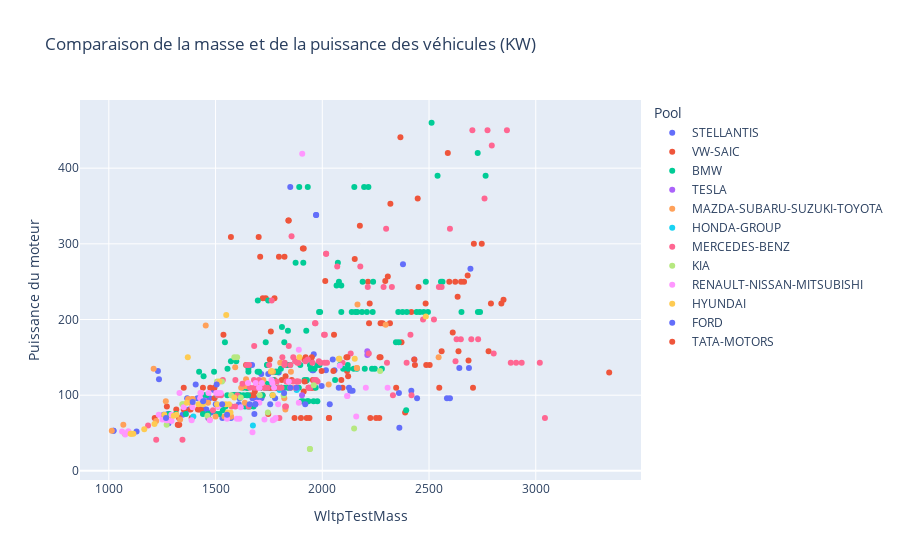

The notebook cell saved with this chart:
### Code cell
import plotly.express as px

# Get unique values
unique_df = df.drop_duplicates(subset=['CommercialName'])

# Create a scatter plot
fig = px.scatter(
    unique_df,
    x="WltpTestMass",
    y="EnginePower",
    color="Pool",
    hover_name="CommercialName", 
    labels={
        "MassRunningOrder": "Masse du véhicule",
        "EnginePower": "Puissance du moteur",
    },
    title="Comparaison de la masse et de la puissance des véhicules (KW)",
)
fig.show()

### Figure 1 — Plotly figure (JSON) as saved in the notebook; plotly's stock layout.template omitted (floating-point values rounded to 4 significant figures; data arrays with more than 128 entries replaced by an {"elided": "..."} marker saying what was removed)
{"data": [{"hovertemplate": "<b>%{hovertext}</b><br><br>Pool=STELLANTIS<br>WltpTestMass=%{x}<br>Puissance du moteur=%{y}<extra></extra>", "hovertext": ["INSIGNIA SPORTS TOURER", "FIAT 500L", "PANDA", "CORSA", "N 3008", "RIFTER", "3008", "500", "108", "YPSILON", "208", "ASTRA+", "COMBO LIFE", "GRANDLAND X", "COMPASS", "CROSSLAND", "C3", "C4 SPACETOURER", "MOKKA", "C4", "308", "NUEVO", "EXPERT TRAVELLER", "2008", "FIAT 500", "SUV", "508", "C3 AIRCROSS", "FIAT TIPO", "N208", "C1", "PANDA / 1.0 / HYBRID EASY", "N 2008", "Rifter", "ASTRA SPORTS TOURER", "STELVIO", "ABARTH 500", "INSIGNIA GRAND SPORT", "RENEGADE", "C5 AIRCROSS", "JUMPY SPACETOURER", "ASTRA SPORTS TOURER+", "500X", "VIVARO", "ASTRA", "COMBO", "7 CROSSBACK", "5008", "FIAT 500X", "BERLINGO", "CROSSLAND X", "C4 spacetourer", "TIPO", "FIAT PANDA", "3008-5008", "DS 7 CROSSBACK", "TRAVELLER", "GRAND", "VIVARO / VIVARO LIFE / ZAFIRA LIFE", "VIVARO ZAFIRA LIFE", "DS 3 CROSSBACK", "DS9", "GIULIA", "EXPERT", "JUMPY", "E-C4", "2008 / 1.2 /", "DS 9", "500L", "N5008", "DS7 / CROSSBACK 2.0 / HDI AUT.", "GIULIA QUADRIFOGLIO", "E-BERLINGO", "ALFA GIULIETTA", "JUMPY SPACE TOURER", "FIAT 500 / 500 ABARTH", "CORSA / 1.2 /", "3 CROSSBACK", "DUCATO", "WRANGLER UNLIMITED", "500 C ABARTH", "C5", "SPACETOURER"], "legendgroup": "STELLANTIS", "marker": {"color": "#636efa", "symbol": "circle"}, "mode": "markers", "name": "STELLANTIS", "orientation": "v", "showlegend": true, "type": "scatter", "x": [1747, 1572, 1279, 1257, null, 1683, 1953, null, 1022, null, 1276, 1479, 1682, 2049, 1703, 1457, null, 1673, 1367, 1439, 1472, null, 2361, 1440, null, null, null, 1376, 1466, null, 1022, 1130, null, 1779, 1447, 1960, 1230, 1714, 1612, null, 2035, 1492, 1501, null, null, null, null, 1715, 1532, null, 1449, 1699, 1465, 1279, null, 1958, null, null, 2417, 2131, 1415, 2057, 1671, null, null, null, 1346, 2017, null, null, 1796, 1850, null, 1609, 2142, null, 1284, null, 2359, null, 1235, null, null], "xaxis": "x", "y": [128, 70, 63, 74, 96, 96, 133, 51, 53, 52, 75, 77, 75, 147, 96, 81, 81, 96, 96, 81, 96, 96, 57, 96, 52, 133, 96, 81, 70, 74, 53, 52, 96, 96, 81, 154, 132, 128, 96, 96, 88, 107, 88, 88, 81, 75, 96, 96, 70, 96, 81, 96, 73, 63, 96, 133, 88, 96, 106, 106, 96, 133, 140, 106, 88, 57, 74, 133, 70, 96, 130, 375, 57, 88, 106, 51, 74, 96, 103, 200, 121, 96, 106], "yaxis": "y"}, {"hovertemplate": "<b>%{hovertext}</b><br><br>Pool=VW-SAIC<br>WltpTestMass=%{x}<br>Puissance du moteur=%{y}<extra></extra>", "hovertext": {"elided": "156 str values"}, "legendgroup": "VW-SAIC", "marker": {"color": "#EF553B", "symbol": "circle"}, "mode": "markers", "name": "VW-SAIC", "orientation": "v", "showlegend": true, "type": "scatter", "x": {"elided": "156 int values"}, "xaxis": "x", "y": {"elided": "156 int values"}, "yaxis": "y"}, {"hovertemplate": "<b>%{hovertext}</b><br><br>Pool=BMW<br>WltpTestMass=%{x}<br>Puissance du moteur=%{y}<extra></extra>", "hovertext": {"elided": "163 str values"}, "legendgroup": "BMW", "marker": {"color": "#00cc96", "symbol": "circle"}, "mode": "markers", "name": "BMW", "orientation": "v", "showlegend": true, "type": "scatter", "x": {"elided": "163 int values"}, "xaxis": "x", "y": {"elided": "163 int values"}, "yaxis": "y"}, {"hovertemplate": "<b>%{hovertext}</b><br><br>Pool=TESLA<br>WltpTestMass=%{x}<br>Puissance du moteur=%{y}<extra></extra>", "hovertext": ["MODEL 3", "MODEL Y", "Model 3", "Model Y", "CIVIC 4DR", "Model S", "Discovery Sport", "MODEL"], "legendgroup": "TESLA", "marker": {"color": "#ab63fa", "symbol": "circle"}, "mode": "markers", "name": "TESLA", "orientation": "v", "showlegend": true, "type": "scatter", "x": [1905, 2211, null, 2211, 1448, null, 2431, null], "xaxis": "x", "y": [100, 153, 239, 158, 93, 219, 147, 366], "yaxis": "y"}, {"hovertemplate": "<b>%{hovertext}</b><br><br>Pool=MAZDA-SUBARU-SUZUKI-TOYOTA<br>WltpTestMass=%{x}<br>Puissance du moteur=%{y}<extra></extra>", "hovertext": ["C-HR", "SWIFT", "YARIS", "PROACE CITY VERSO", "COROLLA", "TOYOTA RAV4", "FORESTER", "C-HR 1,8 HYBRID 2WD", "TOYOTA C-HR", "TOYOTA YARIS", "VITARA", "MAZDA2", "IGNIS", "UX250H", "AYGO", "TOYOTA COROLLA", "C-HR / 2,0 / CVT HIBRID", "MAZDA CX-30", "RAV4", "MX-5", "TOYOTA YARIS CROSS", "Suzuki VITARA", "3", "Mazda CX-3", "MAZDA MX-30", "TOYOTA AYGO", "LEXUS LC500H", "GR YARIS", "SWACE", "OUTBACK", "SX4", "Suzuki SX4", "Across", "MAZDA CX-5", "TOYOTA LAND CRUISER 150", "CX-30", "MAZDA3", "MAZDA CX-3", "TOYOTA RAV 4", "Mazda CX-5", "LEXUS UX250H", "Proace", "RX450H", "PROACE", "XV", "CAMRY", "ES300H", "SUZUKI SWACE", "IMPREZA", "COROLLA 1,8 HYBRID", "NX300H", "YARIS CROSS 1,5 2WD", "TOYOTA HIGHLANDER", "CX-30/SKYACTIV-G122/COMFORT+", "CX-5", "TOYOTA CAMRY", "MAZDA 3", "YARIS CROSS HSD 4WD", "FORESTER 2,0i-MHEV Premium", "Suzuki SWIFT", "LEXUS NX300H"], "legendgroup": "MAZDA-SUBARU-SUZUKI-TOYOTA", "marker": {"color": "#FFA15A", "symbol": "circle"}, "mode": "markers", "name": "MAZDA-SUBARU-SUZUKI-TOYOTA", "orientation": "v", "showlegend": true, "type": "scatter", "x": [null, null, null, 1822, 1637, 2162, 1851, 1573, 1570, 1285, null, 1222, null, 1723, 1014, 1542, 1642, null, null, 1210, 1334, 1393, null, 1389, 1827, null, 2165, 1454, 1553, null, 1390, 1371, null, 1803, 2545, 1620, 1465, 1389, 2162, 1724, 1703, null, 2297, null, null, 1759, 1853, null, 1699, 1500, null, 1267, null, 1637, 1643, 1769, 1592, 1472, 1851, 1068, 2030], "xaxis": "x", "y": [72, 95, 68, 96, 112, 136, 110, 72, 72, 68, 95, 66, 61, 112, 53, 72, 112, 90, 136, 135, 68, 95, 90, 89, 81, 53, 220, 192, 72, 129, 95, 95, 136, 143, 150, 110, 90, 89, 136, 120, 112, 100, 193, 75, 110, 131, 131, 72, 110, 72, 114, 92, 140, 90, 121, 131, 137, 68, 110, 61, 114], "yaxis": "y"}, {"hovertemplate": "<b>%{hovertext}</b><br><br>Pool=HONDA-GROUP<br>WltpTestMass=%{x}<br>Puissance du moteur=%{y}<extra></extra>", "hovertext": ["CR-V", "CIVIC 5DR", "JAZZ", "HONDA CR-V", "CIVIC", "HONDA E"], "legendgroup": "HONDA-GROUP", "marker": {"color": "#19d3f3", "symbol": "circle"}, "mode": "markers", "name": "HONDA-GROUP", "orientation": "v", "showlegend": true, "type": "scatter", "x": [1800, 1439, 1396, 1880, null, 1675], "xaxis": "x", "y": [107, 93, 72, 107, 134, 60], "yaxis": "y"}, {"hovertemplate": "<b>%{hovertext}</b><br><br>Pool=MERCEDES-BENZ<br>WltpTestMass=%{x}<br>Puissance du moteur=%{y}<extra></extra>", "hovertext": ["A 200 D", "CLASSE GLA", "VITO", "E 400 D 4 MATIC", "GLA 250 E", "E 220 D", "B 160", "GLC 300 D 4MATIC", "GLE 350 E 4MATIC", "C 180", "B 200", "E 220 D 4MATIC", "GLC 200 4MATIC", "MARCO POLO", "EQ FORTWO COUPE", "E 220 d", "E 200", "A 180", "C 220", "GLC 300 d 4MATIC", "CLASSE GLC", "GLC 220d 4MATIC", "CLA 180 D", "E 300 E", "CLASSE A", "EQV", "S 500 4MATIC", "GLE 400 D 4MATIC", "GLE 350 de 4MATIC Coupe", "GLB 250 4MATIC", "GLB 200", "E 300 DE 4MATIC", "EQC 400 4MATIC", "E 200 4MATIC", "C 300 DE", "CLASSE C", "EQ FORTWO CABRIO", "GLC 300 DE 4MATIC", "EQ FORFOUR", "AMG GLE 63 S 4MATIC+Coupe", "A 200 D 4MATIC", "GLA 200", "EQA 250", "GLA 180 d", "CLASSE B", "A 200", "CLASSE GLB", "V-KLASSE", "GLC 300 de 4MATIC", "A 250 E", "GLC 200 d", "B 180", "GLC", "CLA 250 E", "C 220 D 4MATIC", "GLE 350 D 4MATIC", "C 200 D", "GLB 200 D 4MATIC", "C 200", "GLB", "A 250 e", "A 180 d", "GLE 300 d 4MATIC", "AMG GLS 63 4MATIC+", "VITO TOURER", "GLS 580 4MATIC", "E 220", "GLC 300 E 4MATIC", "GLC 300 e 4MATIC", "C 200 4MATIC", "CLA 180", "GLA 220 D", "GLC 200 D 4MATIC", "A 250 4MATIC", "GLB 180 d", "E 450 4MATIC", "V", "C 220 d", "S 400 d 4MATIC", "CLASSE CLA", "AMG GLE 53 4MATIC+", "AMG GLE 53 4MATIC+ COUPE", "GLB 220 D", "GLA 200 D", "A 250", "EQA 350 4MATIC", "C 300 d", "S 400 D 4MATIC", "GLE 400 D 4MATIC COUPE", "AMG G 63", "GLC 220 D 4MATIC", "GLA", "Vito Tourer", "GLB 200 d", "A 220 D", "AMG CLA 35", "AMG C 43", "GLE 350 d 4MATIC Coupe", "CLASSE GLE", "CLA 200", "CLA 220 D", "C 300 D", "AMG GLS 63", "GLB 200 D", "AMG GT 43 4MATIC+", "GLA 220 D 4MATIC", "CLA 200 D", "CLA", "C 220 D", "GLA 200 D 4MATIC", "GLA 200 d", "AMG GLC 43 4MATIC", "V-Klasse", "AMG CLA 45 S", "A 200 d", "GLE 350 DE 4MATIC COUPE", "E 220 d 4MATIC", "CITAN", "A 180 D", "B 250 E", "EQ fortwo coupe", "GLE 350 de 4MATIC", "CLA 250 e"], "legendgroup": "MERCEDES-BENZ", "marker": {"color": "#FF6692", "symbol": "circle"}, "mode": "markers", "name": "MERCEDES-BENZ", "orientation": "v", "showlegend": true, "type": "scatter", "x": [1661, 1731, null, 2213, 1978, 1889, 1488, 2012, 2803, 1626, 1534, 1954, 1984, 2698, null, null, 1873, 1526, null, 2008, 2022, 1992, null, 2133, 1834, 3043, 2299, 2546, 3019, 1843, 1703, 2395, 2624, 1921, 2095, 1883, 1222, 2303, 1345, 2703, 1730, 1680, null, 1826, 1882, null, 1943, 2629, null, 1832, 1962, 1602, null, 1880, 1824, 2523, 1768, 1936, 1813, null, 1787, 1575, 2413, 2774, 2418, 2760, null, 2218, null, 1864, 1509, 1751, 1971, 1681, 1830, 2070, 2730, 1932, 2326, 1655, null, 2598, 1822, 1696, null, null, 1966, 2287, 2559, 2794, 2011, null, 2331, 1873, 1647, 1763, 2018, 2472, 2883, 1593, 1657, 1968, 2865, 1809, 2178, 1850, 1701, null, null, 1797, 1744, 2018, 2649, 1856, 1681, 2908, null, 1799, 1593, 1889, 1184, 2934, 1863], "xaxis": "x", "y": [110, 110, 100, 243, 118, 143, 80, 180, 155, 115, 120, 143, 145, 174, 41, 143, 145, 100, 147, 180, 143, 143, 85, 155, 118, 70, 320, 243, 143, 165, 120, 143, 145, 145, 143, 143, 41, 143, 41, 450, 110, 120, 140, 85, 118, 110, 110, 174, 143, 118, 120, 100, 143, 118, 143, 200, 118, 110, 150, 110, 118, 85, 180, 450, 100, 360, 143, 155, 155, 150, 100, 140, 120, 165, 85, 270, 174, 147, 243, 85, 320, 320, 140, 110, 118, 215, 195, 243, 243, 430, 143, 120, 100, 110, 140, 225, 287, 200, 143, 120, 140, 195, 450, 110, 270, 140, 110, 100, 147, 110, 110, 287, 174, 310, 110, 143, 143, 70, 85, 118, 60, 143, 118], "yaxis": "y"}, {"hovertemplate": "<b>%{hovertext}</b><br><br>Pool=KIA<br>WltpTestMass=%{x}<br>Puissance du moteur=%{y}<extra></extra>", "hovertext": ["STONIC", "EV6", "ProCeed", "CEED", "SPORTAGE", "PICANTO", "Picanto", "PROCEED", "NIRO", "XCeed", "XCEED", "RIO", "SOUL", "Ceed", "SORENTO", "STONIC/TITAN/1.25 MPI/MT5/84", "XCEED / 1.5 / T", "SPORTAGE / 1.6 / TD", "RIO,STONIC", "SORENTO/5S/PLATIN/UVO/2.2 CRDI", "SPORTAGE / 1.6 / TD / AUT.", "CEEDSW/SILBER/UVO/1.0 TGDI GPF", "PICANTO/TITAN/1.0 DPI/MT5/67", "E-NIRO/GOLD/UVO/E-MOTOR/LR/64,", "OPTIMA", "E-NIRO/PLATIN/UVO/E-MOTOR/LR/6"], "legendgroup": "KIA", "marker": {"color": "#B6E880", "symbol": "circle"}, "mode": "markers", "name": "KIA", "orientation": "v", "showlegend": true, "type": "scatter", "x": [1348, 2149, 1530, 1745, 1618, null, null, 1588, null, 1573, 1601, 1344, null, null, 2271, 1271, 1507, 1707, null, 2080, 1819, 1462, 1074, 1942, 1960, 1942], "xaxis": "x", "y": [88, 56, 118, 77, 97, 49, 49, 150, 77, 100, 150, 88, 150, 88, 132, 61, 118, 100, 61, 148, 100, 73, 49, 29, 113, 29], "yaxis": "y"}, {"hovertemplate": "<b>%{hovertext}</b><br><br>Pool=RENAULT-NISSAN-MITSUBISHI<br>WltpTestMass=%{x}<br>Puissance du moteur=%{y}<extra></extra>", "hovertext": ["DUSTER", "ESPACE", "MITSUBISHI OUTLANDER", "ARKANA E-TECH", "JUKE", "ARKANA", "ZOE", "LOGAN", "CLIO", "NISSAN QASHQAI", "LEAF 40KWH", "MITSUBISHI SPACE STAR", "SANDERO", "QASHQAI", "CAPTUR", "TWINGO", "CLIO E-TECH HYBRID", "MEGANE", "NISSAN JUKE", "Nissan Qashqai", "ARKANA E-TECH / MEGANE CONQUEST E-TECH", "SCENIC", "LODGY", "CAPTUR E-TECH PLUG-IN HYBRID", "KADJAR", "MICRA", "SPRING", "NISSAN GT-R", "MEGANE E-TECH PLUG-IN HYBRID", "X-TRAIL", "MITSUBISHI ECLIPSE CROSS", "NISSAN LEAF 40kWh", "CLIO / 1.0 /", "NISSAN LEAF 62KWH", "E-NV200", "ECLIPSE CROSS", "CAPTUR / 1.3 / 16V", "Nissan Juke", "Mitsubishi Outlander", "ARKANA / MEGANE CONQUEST", "DUSTER / 1.5 / DCI", "SPACE STAR 1,2 AS&G", "Nissan e-NV200", "DUSTER / 1.5 / DCI 4X4", "SPACE STAR 1,2 CVT AS&G", "CLIO / 0.9 / TCE", "CAPTUR E-TECH HYBRID", "KOLEOS", "KANGOO", "CAPTUR / 1.0 /", "NISSAN MICRA", "OUTLANDER", "CAPTUR E-TECH PLUG-IN HY", "TALISMAN", "GRAND SCENIC", "ECLIPSE", "NISSAN LEAF 40 KWH", "TRAFIC", "TRAFFIC", "Mitsubishi Eclipse Cross", "NISSAN X-TRAIL", "NISSAN LEAF 62 KWH", "QASHQAI / 1.3 / AUT.", "NISSAN LEAF 40KWH"], "legendgroup": "RENAULT-NISSAN-MITSUBISHI", "marker": {"color": "#FF97FF", "symbol": "circle"}, "mode": "markers", "name": "RENAULT-NISSAN-MITSUBISHI", "orientation": "v", "showlegend": true, "type": "scatter", "x": [1428, 2082, 2117, 1612, null, 1514, 1673, 1271, 1331, 1511, 1693, 1091, 1293, 1467, 1554, 1077, 1473, 1432, 1392, 1774, 1600, 1793, null, 1775, 1524, 1234, null, 1906, 1768, 1652, 1762, 1705, 1275, 1890, null, 2159, 1429, 1351, 2117, 1503, 1512, 1062, null, 1618, 1091, 1294, null, 1766, 1781, 1388, 1251, null, 1729, 1843, null, null, 1705, 2306, 2204, null, 1688, 1890, 1717, 1705], "xaxis": "x", "y": [96, 139, 99, 69, 84, 103, 51, 67, 103, 116, 90, 52, 74, 103, 69, 48, 67, 103, 84, 110, 69, 88, 85, 68, 103, 74, 18, 419, 67, 116, 120, 110, 67, 160, 80, 72, 103, 84, 99, 103, 85, 52, 80, 84, 52, 66, 69, 116, 70, 67, 68, 110, 68, 118, 103, 72, 90, 110, 110, 72, 116, 90, 116, 110], "yaxis": "y"}, {"hovertemplate": "<b>%{hovertext}</b><br><br>Pool=HYUNDAI<br>WltpTestMass=%{x}<br>Puissance du moteur=%{y}<extra></extra>", "hovertext": ["IONIQ", "Hyundai TUCSON ix35", "I20", "i 30", "KONA", "SANTA FE", "I10", "TUCSON", "I 30", "GV80, GENESIS GV80", "Kona, Kauai", "TUCSON IX35", "I30", "IONIQ5", "I 30 N", "BAYON", "I10 BI-FUEL", "KAUAI", "i10", "KONA KAUAI", "i 10", "KONA, KAUAI", "Kona Kauai", "I 10", "Santa Fe", "i 20", "i20 i20 Active", "I20 N", "TUCSONix35", "I 20", "ELANTRA", "i20", "kona Kauai", "Bayon", "I20 / 1.2 /"], "legendgroup": "HYUNDAI", "marker": {"color": "#FECB52", "symbol": "circle"}, "mode": "markers", "name": "HYUNDAI", "orientation": "v", "showlegend": true, "type": "scatter", "x": [null, 1588, null, null, 1570, 2078, 1106, null, 1518, 2485, 1507, 1768, 1420, null, 1550, null, null, 1547, 1102, 1441, null, 1563, 1557, 1115, 2152, null, 1166, 1370, 1762, 1304, 1366, 1260, 1893, 1317, 1214], "xaxis": "x", "y": [77, 97, 73, 117, 77, 148, 49, 132, 118, 204, 88, 100, 88, 154, 206, 73, 48, 88, 49, 88, 49, 88, 77, 49, 148, 61, 55, 150, 132, 73, 90, 74, 150, 74, 62], "yaxis": "y"}, {"hovertemplate": "<b>%{hovertext}</b><br><br>Pool=FORD<br>WltpTestMass=%{x}<br>Puissance du moteur=%{y}<extra></extra>", "hovertext": ["FIESTA", "FOCUS", "PUMA", "Mustang Mach-E", "TRANSIT", "KUGA", "Kuga", "EXPLORER", "MUSTANG MACH-E", "MUSTANG", "TRANSIT CUSTOM", "ECOSPORT", "Puma", "TOURNEO CONNECT", "Mondeo", "KUGA COOL & CONNECT", "TOURNEO", "TOURNEO CUSTOM", "Fiesta", "Mustang", "TOURNEO CUSTOM / 2.0 / 17\"\" 136 H1L2 320 A6", "Focus", "Tourneo Custom", "KUGA TITANIUM", "MONDEO", "S-MAX", "PUMA TITANIUM", "TRANSIT CONNECT", "GALAXY", "TOURNEO COURIER", "Mondeo Hybrid"], "legendgroup": "FORD", "marker": {"color": "#636efa", "symbol": "circle"}, "mode": "markers", "name": "FORD", "orientation": "v", "showlegend": true, "type": "scatter", "x": [null, 1531, null, null, 2584, 1686, 1997, 2694, 2378, 1971, 2444, 1442, 1407, 1756, 1850, 1660, null, 2598, 1268, 1971, 2687, 1505, 2642, 1686, 1879, 2077, 1393, 1920, 2125, 1554, 1821], "xaxis": "x", "y": [92, 88, 92, 273, 96, 88, 112, 267, 273, 338, 96, 92, 114, 88, 110, 88, 95, 96, 70, 338, 136, 114, 136, 88, 110, 110, 91, 88, 110, 74, 103], "yaxis": "y"}, {"hovertemplate": "<b>%{hovertext}</b><br><br>Pool=TATA-MOTORS<br>WltpTestMass=%{x}<br>Puissance du moteur=%{y}<extra></extra>", "hovertext": ["Jaguar F-PACE", "RANGE ROVER SPORT", "JAGUAR E-PACE", "DEFENDER", "RANGE ROVER SPORT D300 HSE AWD", "RANGE ROVER EVOQUE", "JAGUAR XE", "DISCOVERY SPORT", "F-PACE D300 SE AWD AUT.", "Range Rover Evoque", "Range Rover Sport", "RANGE ROVER VELAR", "JAGUAR F-TYPE", "Jaguar E-PACE", "RANGE ROVER", "JAGUAR XF", "JAGUAR F-PACE", "F-PACE"], "legendgroup": "TATA-MOTORS", "marker": {"color": "#EF553B", "symbol": "circle"}, "mode": "markers", "name": "TATA-MOTORS", "orientation": "v", "showlegend": true, "type": "scatter", "x": [2089, 2681, null, 2839, 2484, 2431, 1759, null, 2222, 1917, 2611, null, 1843, null, 2790, 2118, null, 1997], "xaxis": "x", "y": [120, 258, 120, 221, 221, 147, 184, 147, 221, 118, 183, 150, 331, 147, 221, 150, 150, 132], "yaxis": "y"}], "layout": {"legend": {"title": {"text": "Pool"}, "tracegroupgap": 0}, "title": {"text": "Comparaison de la masse et de la puissance des véhicules (KW)"}, "xaxis": {"anchor": "y", "domain": [0, 1], "title": {"text": "WltpTestMass"}}, "yaxis": {"anchor": "x", "domain": [0, 1], "title": {"text": "Puissance du moteur"}}}}
